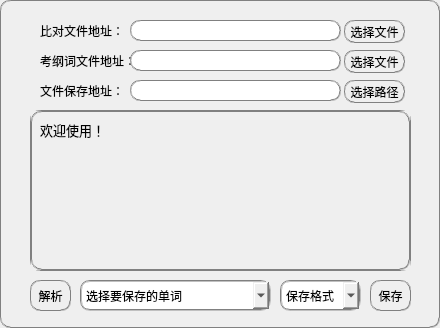
<?xml version="1.0" encoding="UTF-8"?>
<ui version="4.0">
 <class>Form</class>
 <widget class="QWidget" name="Form">
  <property name="geometry">
   <rect>
    <x>0</x>
    <y>0</y>
    <width>440</width>
    <height>328</height>
   </rect>
  </property>
  <property name="windowTitle">
   <string>单词处理</string>
  </property>
  <property name="styleSheet">
   <string notr="true">border:1px groove gray;border-radius:10px;</string>
  </property>
  <widget class="QLabel" name="label">
   <property name="geometry">
    <rect>
     <x>40</x>
     <y>20</y>
     <width>81</width>
     <height>21</height>
    </rect>
   </property>
   <property name="font">
    <font>
     <family>Microsoft YaHei</family>
    </font>
   </property>
   <property name="styleSheet">
    <string notr="true">border:0px </string>
   </property>
   <property name="text">
    <string>比对文件地址：</string>
   </property>
  </widget>
  <widget class="QLineEdit" name="file_adress_bidui">
   <property name="enabled">
    <bool>false</bool>
   </property>
   <property name="geometry">
    <rect>
     <x>130</x>
     <y>20</y>
     <width>211</width>
     <height>21</height>
    </rect>
   </property>
  </widget>
  <widget class="QPushButton" name="select_file_bidui">
   <property name="geometry">
    <rect>
     <x>344</x>
     <y>20</y>
     <width>61</width>
     <height>23</height>
    </rect>
   </property>
   <property name="font">
    <font>
     <family>Microsoft YaHei</family>
    </font>
   </property>
   <property name="text">
    <string>选择文件</string>
   </property>
  </widget>
  <widget class="QLabel" name="label_2">
   <property name="geometry">
    <rect>
     <x>40</x>
     <y>50</y>
     <width>91</width>
     <height>21</height>
    </rect>
   </property>
   <property name="font">
    <font>
     <family>Microsoft YaHei</family>
    </font>
   </property>
   <property name="styleSheet">
    <string notr="true">border:0px</string>
   </property>
   <property name="text">
    <string>考纲词文件地址：</string>
   </property>
  </widget>
  <widget class="QLineEdit" name="file_adress_kaogang">
   <property name="enabled">
    <bool>false</bool>
   </property>
   <property name="geometry">
    <rect>
     <x>130</x>
     <y>50</y>
     <width>211</width>
     <height>21</height>
    </rect>
   </property>
  </widget>
  <widget class="QPushButton" name="select_file_kaogang">
   <property name="geometry">
    <rect>
     <x>344</x>
     <y>50</y>
     <width>61</width>
     <height>23</height>
    </rect>
   </property>
   <property name="font">
    <font>
     <family>Microsoft YaHei</family>
    </font>
   </property>
   <property name="text">
    <string>选择文件</string>
   </property>
  </widget>
  <widget class="QPushButton" name="save">
   <property name="geometry">
    <rect>
     <x>370</x>
     <y>280</y>
     <width>41</width>
     <height>31</height>
    </rect>
   </property>
   <property name="font">
    <font>
     <family>Microsoft YaHei</family>
    </font>
   </property>
   <property name="text">
    <string>保存</string>
   </property>
  </widget>
  <widget class="QComboBox" name="select_type">
   <property name="geometry">
    <rect>
     <x>80</x>
     <y>280</y>
     <width>191</width>
     <height>31</height>
    </rect>
   </property>
   <property name="font">
    <font>
     <family>Microsoft YaHei</family>
    </font>
   </property>
   <property name="styleSheet">
    <string notr="true">border:2px groove gray;border-radius:10px;padding:2px 4px;</string>
   </property>
   <item>
    <property name="text">
     <string>选择要保存的单词</string>
    </property>
   </item>
   <item>
    <property name="text">
     <string>保存对比文件中的所有单词</string>
    </property>
   </item>
   <item>
    <property name="text">
     <string>保存对比文件中的考纲词</string>
    </property>
   </item>
   <item>
    <property name="text">
     <string>保存对比文件中缺失的考纲词</string>
    </property>
   </item>
  </widget>
  <widget class="QPushButton" name="jiexi">
   <property name="geometry">
    <rect>
     <x>30</x>
     <y>280</y>
     <width>41</width>
     <height>31</height>
    </rect>
   </property>
   <property name="font">
    <font>
     <family>Microsoft YaHei</family>
    </font>
   </property>
   <property name="text">
    <string>解析</string>
   </property>
  </widget>
  <widget class="QComboBox" name="select_file_type">
   <property name="geometry">
    <rect>
     <x>280</x>
     <y>280</y>
     <width>81</width>
     <height>31</height>
    </rect>
   </property>
   <property name="font">
    <font>
     <family>Microsoft YaHei</family>
    </font>
   </property>
   <property name="styleSheet">
    <string notr="true">border:2px groove gray;border-radius:10px;padding:2px 4px;</string>
   </property>
   <item>
    <property name="text">
     <string>保存格式</string>
    </property>
   </item>
   <item>
    <property name="text">
     <string>.csv</string>
    </property>
   </item>
   <item>
    <property name="text">
     <string>.txt</string>
    </property>
   </item>
   <item>
    <property name="text">
     <string>.xlsx</string>
    </property>
   </item>
  </widget>
  <widget class="QLabel" name="label_3">
   <property name="geometry">
    <rect>
     <x>40</x>
     <y>80</y>
     <width>81</width>
     <height>21</height>
    </rect>
   </property>
   <property name="font">
    <font>
     <family>Microsoft YaHei</family>
    </font>
   </property>
   <property name="styleSheet">
    <string notr="true">border:0px</string>
   </property>
   <property name="text">
    <string>文件保存地址：</string>
   </property>
  </widget>
  <widget class="QLineEdit" name="file_save_path">
   <property name="enabled">
    <bool>false</bool>
   </property>
   <property name="geometry">
    <rect>
     <x>130</x>
     <y>80</y>
     <width>211</width>
     <height>21</height>
    </rect>
   </property>
  </widget>
  <widget class="QPushButton" name="select_save_path">
   <property name="geometry">
    <rect>
     <x>344</x>
     <y>80</y>
     <width>61</width>
     <height>23</height>
    </rect>
   </property>
   <property name="font">
    <font>
     <family>Microsoft YaHei</family>
    </font>
   </property>
   <property name="text">
    <string>选择路径</string>
   </property>
  </widget>
  <widget class="QScrollArea" name="scrollArea">
   <property name="geometry">
    <rect>
     <x>30</x>
     <y>110</y>
     <width>381</width>
     <height>161</height>
    </rect>
   </property>
   <property name="verticalScrollBarPolicy">
    <enum>Qt::ScrollBarAsNeeded</enum>
   </property>
   <property name="horizontalScrollBarPolicy">
    <enum>Qt::ScrollBarAsNeeded</enum>
   </property>
   <property name="sizeAdjustPolicy">
    <enum>QAbstractScrollArea::AdjustIgnored</enum>
   </property>
   <property name="widgetResizable">
    <bool>true</bool>
   </property>
   <widget class="QWidget" name="scrollAreaWidgetContents">
    <property name="geometry">
     <rect>
      <x>0</x>
      <y>0</y>
      <width>379</width>
      <height>159</height>
     </rect>
    </property>
    <layout class="QVBoxLayout" name="verticalLayout">
     <item>
      <widget class="QLabel" name="msg">
       <property name="font">
        <font>
         <family>Microsoft YaHei</family>
         <pointsize>10</pointsize>
        </font>
       </property>
       <property name="styleSheet">
        <string notr="true">border:0px
</string>
       </property>
       <property name="text">
        <string>欢迎使用！</string>
       </property>
       <property name="alignment">
        <set>Qt::AlignLeading|Qt::AlignLeft|Qt::AlignTop</set>
       </property>
      </widget>
     </item>
    </layout>
   </widget>
  </widget>
 </widget>
 <resources/>
 <connections/>
</ui>
